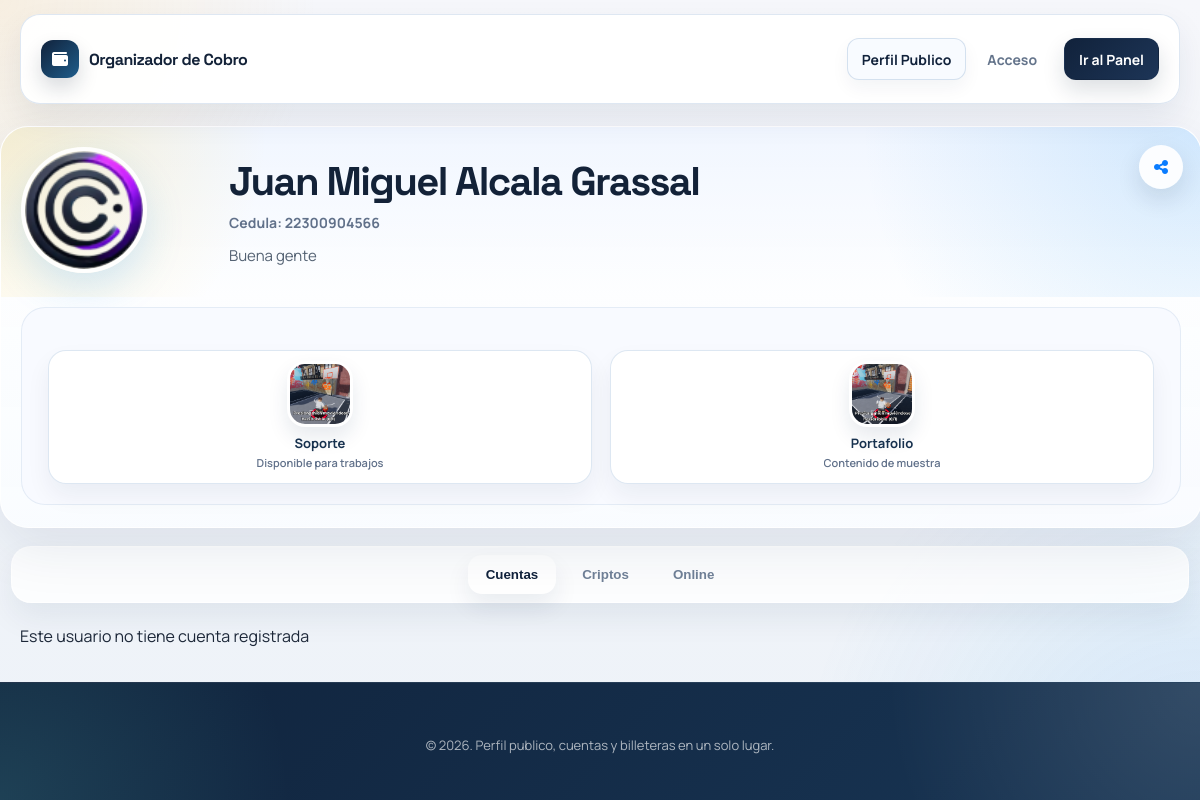
The app's page /perfildecuentas.php?numero=8294908100 with its own data.
### tables this page shows
CREATE TABLE `usuarios` (
  `id` int NOT NULL AUTO_INCREMENT,
  `nombres` varchar(100) NOT NULL,
  `apellidos` varchar(100) NOT NULL,
  `email` varchar(150) NOT NULL,
  `numero` varchar(20) DEFAULT NULL,
  `password` varchar(255) NOT NULL,
  `fecha_registro` timestamp NULL DEFAULT CURRENT_TIMESTAMP,
  `imagen` varchar(200) NOT NULL DEFAULT 'perfil.png',
  `cedula` varchar(11) NOT NULL DEFAULT '00000000000',
  `resena_personal` varchar(200) NOT NULL DEFAULT 'Sin descripcion personal.',
  PRIMARY KEY (`id`),
  UNIQUE KEY `uk_usuarios_email` (`email`),
  UNIQUE KEY `uk_usuarios_numero` (`numero`)
);

CREATE TABLE `servicios` (
  `id` int NOT NULL AUTO_INCREMENT,
  `usuario_id` int NOT NULL,
  `imagen` varchar(255) DEFAULT NULL,
  `nombre_servicio` varchar(100) DEFAULT NULL,
  `resena` text,
  `enlace` varchar(255) DEFAULT NULL,
  PRIMARY KEY (`id`),
  KEY `idx_servicios_usuario_id` (`usuario_id`),
  CONSTRAINT `fk_servicios_usuario`
    FOREIGN KEY (`usuario_id`) REFERENCES `usuarios` (`id`)
    ON DELETE CASCADE
);

### perfildecuentas.php (called while the page is built, shortened)
<?php
require_once __DIR__ . '/includes/bootstrap.php';
$numero = app_normalize_phone($_GET['numero'] ?? '');
$user = app_fetch_user_by_phone($conn, $numero);
$userId = (int) $user['id'];
$collections = app_fetch_profile_collections($conn, $userId);
$publicHref = !empty($user['numero']) ? 'perfildecuentas.php?numero=' . rawurlencode((string) $user['numero']) : '#';
app_render_profile_header($user, $collections['servicios'], [
    'editable' => false,
    'share_title' => 'Perfil de ' . ($user['nombres'] ?? 'usuario'),
    'share_url' => $publicHref,
]);
app_render_profile_tabs();
app_render_accounts_section($collections['cuentas'], false);

### helpers.php (called while the page is built, shortened)
<?php
function app_e(?string $value): string
{
    return htmlspecialchars((string) $value, ENT_QUOTES, 'UTF-8');
}
function app_normalize_phone(?string $phone): string
{
    return preg_replace('/\D+/', '', (string) $phone) ?? '';
}
function app_asset_url(?string $value, array $folders = ['uploads', 'imagen'], string $fallback = 'imagen/perfil.png'): string
{
    $value = trim((string) $value);
    $normalized = str_replace('\\', '/', $value);
    if (str_contains($normalized, '/')) {
        return $normalized;
    }
    foreach ($folders as $folder) {
        $candidate = __DIR__ . DIRECTORY_SEPARATOR . $folder . DIRECTORY_SEPARATOR . $normalized;
        if (is_file($candidate)) {
            return $folder . '/' . $normalized;
        }
    }
    return $fallback;
}

### includes/app_data.php (called while the page is built, shortened)
<?php
function app_fetch_rows(mysqli $conn, string $sql): array
{
    $result = mysqli_query($conn, $sql);
    return $result ? mysqli_fetch_all($result, MYSQLI_ASSOC) : [];
}
function app_fetch_user_by_phone(mysqli $conn, string $phone): ?array
{
    $normalizedPhone = app_normalize_phone($phone);
    $stmt = mysqli_prepare($conn, "SELECT * FROM usuarios WHERE numero = ? LIMIT 1");
    mysqli_stmt_bind_param($stmt, "s", $normalizedPhone);
    mysqli_stmt_execute($stmt);
    $result = mysqli_stmt_get_result($stmt);
    $user = $result ? mysqli_fetch_assoc($result) : null;
    return $user ?: null;
}
function app_fetch_profile_collections(mysqli $conn, int $userId): array
{
    return [
        'servicios' => app_fetch_rows($conn, "SELECT * FROM servicios WHERE usuario_id = {$userId} ORDER BY id DESC"),
        'cuentas' => app_fetch_rows(
            $conn,
            "SELECT cb.id, cb.usuario_id, cb.banco_id, cb.tipo_cuenta, cb.numero_cuenta, b.nombre AS banco, b.icono AS imagen, b.pais_id, p.nombre AS pais_nombre
             FROM cuentas_bancarias cb
             INNER JOIN bancos b ON b.id = cb.banco_id
             INNER JOIN paises p ON p.id = b.pais_id
             WHERE cb.usuario_id = {$userId}
             ORDER BY cb.id DESC"
        ),
        'criptos' => app_fetch_rows(
            $conn,
            "SELECT cw.id, cw.usuario_id, cw.cripto_activo_id, cw.referencia_cripto_id, rc.nombre AS referencia, rc.tipo AS referencia_tipo, cw.direccion, cw.memo_tag, ca.nombre AS moneda, ca.red, ca.icono AS imagen
             FROM cripto_wallets cw
             INNER JOIN cripto_activos ca ON ca.id = cw.cripto_activo_id
             LEFT JOIN referencias_cripto rc ON rc.id = cw.referencia_cripto_id
             WHERE cw.usuario_id = {$userId}
             ORDER BY cw.id DESC"
        ),
        'pagos' => app_fetch_rows(
            $conn,
            "SELECT po.id, po.usuario_id, po.proveedor_pago_online_id, po.enlace, ppo.nombre AS plataforma, ppo.icono AS imagen
             FROM pagos_online po
             INNER JOIN proveedores_pago_online ppo ON ppo.id = po.proveedor_pago_online_id
             WHERE po.usuario_id = {$userId}
             ORDER BY po.id DESC"
        ),
    ];
}

### includes/profile_components.php (the view, shortened to what this page needs)
<?php
function app_render_profile_header(array $user, array $services, array $options = []): void
{
    $editable = (bool) ($options['editable'] ?? false);
    $shareTitle = $options['share_title'] ?? ('Perfil de ' . ($user['nombres'] ?? 'usuario'));
    $shareUrl = $options['share_url'] ?? '';
    $compactEmptyServices = (bool) ($options['compact_empty_services'] ?? false);
    $profileImage = app_asset_url($user['imagen'] ?? 'perfil.png', ['uploads', 'imagen'], 'uploads/perfil.png');
    $fullName = trim(($user['nombres'] ?? '') . ' ' . ($user['apellidos'] ?? ''));
    $description = trim((string) ($user['resena_personal'] ?? ''));
    $hasServices = !empty($services);
    echo '<header class="header">';
    echo '<button type="button" class="share-page js-share-page" title="Compartir" data-share-title="' . app_e($shareTitle) . '" data-share-url="' . app_e((string) $shareUrl) . '">';
    echo '<i class="fa-solid fa-share-nodes"></i>';
    echo '</button>';
    echo '<div class="profile-hero">';
    echo '<div class="profile-header"><div class="profile-wrapper">';
    echo '<img src="' . app_e($profileImage) . '" class="profile-main js-open-profile-modal" alt="' . app_e($user['nombres'] ?? 'Perfil') . '">';
    echo '</div></div>';
    echo '<div class="profile-summary">';
    echo '<h1 class="profile-name">' . app_e($fullName !== '' ? $fullName : ($user['nombres'] ?? '')) . '</h1>';
    echo '<p class="profile-id">Cedula: ' . app_e($user['cedula'] ?? '') . '</p>';
    if ($description !== '') {
        echo '<p class="profile-description">' . app_e($description) . '</p>';
    }
    echo '</div></div>';
    if ($hasServices || $editable) {
        if ($compactEmptyServices && !$hasServices && $editable) {
            echo '<section class="mini-profiles-block mini-profiles-block--compact">';
            echo '<div class="mini-profiles-compact-row">';
            echo '<div class="mini-profiles-compact-copy">';
            echo '<button type="button" class="mini-profiles-compact-btn js-open-modal" data-modal-target="servicio"><i class="fa-solid fa-bolt"></i> Agregar acceso rapido</button>';
            echo '</div></section>';
        } else {
            echo '<section class="mini-profiles-block">';
            echo '<div class="mini-profiles-scroll">';
            foreach ($services as $servicio) {
                $serviceImage = app_asset_url($servicio['imagen'] ?? '', ['uploads', 'imagen'], 'imagen/perfil.png');
                $serviceTitle = trim((string) ($servicio['nombre_servicio'] ?? ''));
                $serviceText = trim((string) ($servicio['resena'] ?? ''));
                echo '<button type="button" class="mini-profile js-mini-profile"';
                echo ' data-service-id="' . (int) $servicio['id'] . '"';
                echo ' data-service-img="' . app_e($serviceImage) . '"';
                echo ' data-service-title="' . app_e($serviceTitle) . '"';
                echo ' data-service-text="' . app_e($serviceText) . '"';
                echo ' data-service-link="' . app_e($servicio['enlace'] ?? '') . '"';
                echo ' data-service-image-name="' . app_e($servicio['imagen'] ?? '') . '"';
                echo '>';
                echo '<span class="mini-profile__media"><img src="' . app_e($serviceImage) . '" alt="' . app_e($serviceTitle !== '' ? $serviceTitle : 'Servicio') . '"></span>';
                echo '<span class="mini-profile__body">';
                echo '<span class="mini-profile__title">' . app_e($serviceTitle) . '</span>';
                echo '<span class="mini-profile__meta">' . app_e($serviceText !== '' ? $serviceText : 'Toca para ver los detalles de este servicio.') . '</span>';
                echo '</span>';
                echo '</button>';
            }
            echo '</div></section>';
        }
    }
    echo '</header>';
}
function app_render_profile_tabs(): void
{
    echo <<<HTML
<nav class="tab-buttons">
  <button type="button" class="tablink active js-tab-trigger" data-tab-target="Cuentas">Cuentas</button>
  <button type="button" class="tablink js-tab-trigger" data-tab-target="Criptos">Criptos</button>
  <button type="button" class="tablink js-tab-trigger" data-tab-target="Pagos">Online</button>
</nav>
HTML;
}
function app_render_accounts_section(array $accounts, bool $editable = false): void
{
    echo '<main id="Cuentas" class="tabcontent is-active"><div class="cards">';
    if (!$accounts) {
        echo '<p>' . ($editable ? 'No tienes cuentas registradas' : 'Este usuario no tiene cuenta registrada') . '</p>';
    }
    echo '</div></main>';
}

### styles/app-shell.css (style rules this page uses)
:root { --shell-width: min(1160px, calc(100% - 32px)); --footer-bg: #10233c; --footer-text: rgba(255, 255, 255, 0.82); --page-bg: radial-gradient(circle at top left, rgba(255, 196, 87, 0.16), transparent 22%), radial-gradient(circle at bottom right, rgba(33, 150, 243, 0.14), transparent 28%), linear-gradient(180deg, #f6f7fb 0%, #edf2f8 100%); --page-text: #1c2738; --page-muted: #677489; --surface-elevated: rgba(255, 255, 255, 0.88); --surface-border: rgba(255, 255, 255, 0.8); }
body { margin: 0; color: var(--page-text); overflow-x: hidden; }
body.app-page { display: flex; flex-direction: column; min-height: 100vh; background: var(--page-bg); font-family: "Manrope", "Segoe UI", Arial, sans-serif; }

### styles/dashboard.css (style rules this page uses)
.app-page .share-page, .app-page .mini-profile, .app-page .add-circle, .app-page .card-add, .app-page .card-menu__trigger, .app-page .search-float-btn, .app-page .js-open-link { border: none; font: inherit; }
.app-page .mini-profile { background: transparent; }
.app-page .share-page { display: inline-flex; align-items: center; justify-content: center; }
.app-page .mini-profile { padding: 0; }

### records on screen
usuarios: imagen (picture), nombres+apellidos "Juan Miguel Alcala Grassal", cedula "22300904566", resena_personal "Buena gente"
servicios: imagen (picture), nombre_servicio "Soporte", resena "Disponible para trabajos"
servicios: imagen (picture), nombre_servicio "Portafolio", resena "Contenido de muestra"

### other values on screen
app_e($brand) "Organizador de Cobro"
app_e($link['label'] ?? '') "Perfil Publico"
app_e($link['label'] ?? '') "Acceso"
app_e($cta['label'] ?? '') "Ir al Panel"
